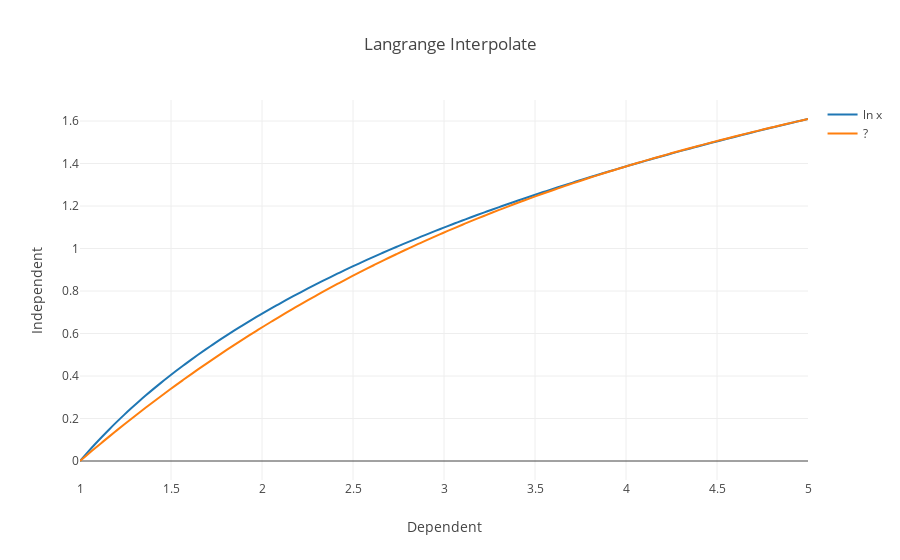

Notebook cell for this chart:
### Markdown cell above
The interpolating polynomial of order n is written as 

$f_{n}(x) = \sum_{i=0}^n L_{i}(x)f(x_{i}) $

where 

$L_{i}(x) = \prod_{k=1}^n \frac {x - x_{j}}{x_{i} - x_{j}}$

### Code cell
import numpy as np
def langrange_interpolate(ix, x, y):
    final_estimation = 0

    for i in range(0, len(ix)):
        temp = 1
        for j in range(0, len(ix)):
            if i != j:
                num = (x - ix[j])
                dno = (ix[i] - ix[j])
                #print("i: {}, x: {}, ix[i]: {}, ix[j]: {}, num: {}: dno: {}, temp: {}".format(i, x, ix[i], ix[j], num, dno, (num / dno)))
                temp *= ((x - ix[j]) / (ix[i] - ix[j]))
        temp2 = (temp * y[i])
        final_estimation += (temp * y[i])
    return final_estimation

ix = [1., 4., 6., 5.]
y = [0, 1.3862943611198906, 1.791759469228055, 1.6094]
y2 = []

x_ = np.linspace(1, 5, 100)
y_ = np.log(x_)

ye = [] 
for i in x_: 
    ye.append(langrange_interpolate(ix, i, y))


show_plot("Langrange Interpolate", "Independent", "Dependent", x_, y_, x_, ye)
